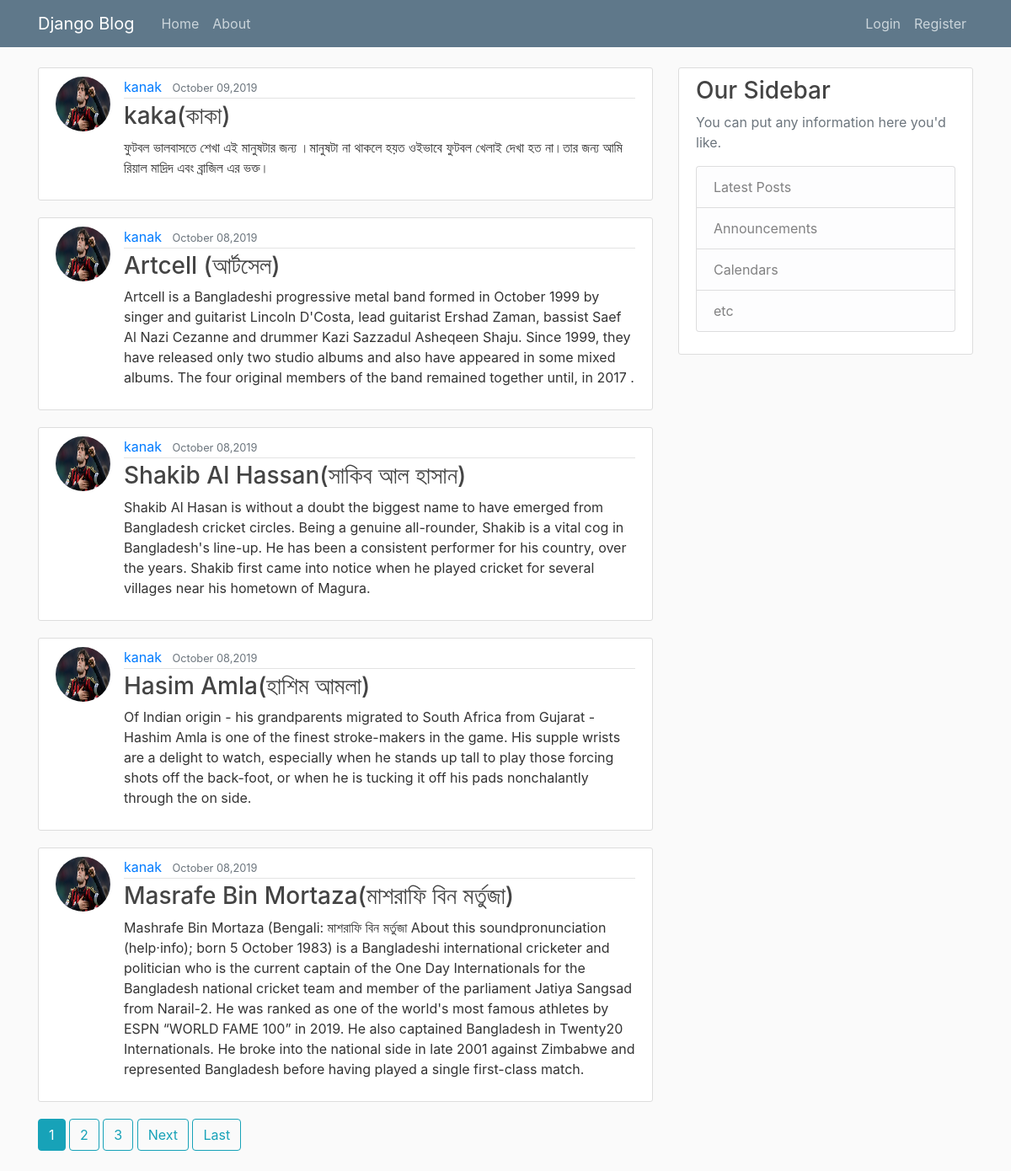
The page / on the database its author committed.
### blog/models.py (models this page shows, shortened)
class Post(models.Model):
    title=models.CharField(max_length=50)
    content=models.TextField()
    date_posted=models.DateTimeField(default=timezone.now)
    author=models.ForeignKey(User,on_delete=models.CASCADE)

### users/models.py (models this page shows, shortened)
class Profile(models.Model):
    user=models.OneToOneField(User,on_delete=models.CASCADE)
    image=models.ImageField(default='default.jpg',upload_to='profile_pics')

### blog/views.py (the view)
# urls.py: path('',PostListView.as_view(),name='home-blog'),
class PostListView(ListView):
    model=Post
    template_name='blog/home.html'
    context_object_name='posts'
    ordering=['-date_posted']
    paginate_by=5

### blog/templates/blog/home.html (shortened to what this page needs)
{% extends 'blog/base.html' %}
{% block content %}
    {% for post in posts %}
    <article class="media content-section">
      <img class="rounded-circle article-img" src="{{post.author.profile.image.url}}">
            <div class="media-body">
              <div class="article-metadata">
                  <a class="mr-2" href="{% url 'user-posts' post.author.username %}">{{ post.author }}</a>
                <small class="text-muted">{{ post.date_posted|date:"F d,Y" }}</small>
              </div>
              <h3><a class="article-title" href="{% url 'post-detail' post.id %}">{{ post.title }}</a></h3>
              <p class="article-content">{{ post.content }}</p>
            </div>
          </article>
    {% endfor %}
    {% if is_paginated %}
    {% for num in page_obj.paginator.page_range %}
      {% if page_obj.number == num %}
        <a class="btn btn-info mb-4" href="?page={{ num }}">{{ num }}</a>
      {% elif num > page_obj.number|add:'-3' and num < page_obj.number|add:'3' %}
        <a class="btn btn-outline-info mb-4" href="?page={{ num }}">{{ num }}</a>
      {% endif %}
    {% endfor %}
    {% if page_obj.has_next %}
      <a class="btn btn-outline-info mb-4" href="?page={{ page_obj.next_page_number }}">Next</a>
      <a class="btn btn-outline-info mb-4" href="?page={{ page_obj.paginator.num_pages }}">Last</a>
    {% endif %}
  {% endif %}
{% endblock content %}

### blog/templates/blog/base.html (shortened to what this page needs)
{% load static %}
<html>
    <head>
    <link rel="stylesheet" href="https://stackpath.bootstrapcdn.com/bootstrap/4.3.1/css/bootstrap.min.css">
    <link rel="stylesheet" type="text/css" href="{% static 'blog/main.css' %}">
    </head>
    <body>
            <header class="site-header">
                    <nav class="navbar navbar-expand-md navbar-dark bg-steel fixed-top">
                      <div class="container">
                        <a class="navbar-brand mr-4" href="{% url 'home-blog' %}">Django Blog</a>
                        <div class="collapse navbar-collapse" id="navbarToggle">
                          <div class="navbar-nav mr-auto">
                            <a class="nav-item nav-link" href="{% url 'home-blog' %}">Home</a>
                            <a class="nav-item nav-link" href="{% url 'home-about' %}">About</a>
                          </div>
                          <div class="navbar-nav">
                            {% if user.is_authenticated %}
                            <a class="nav-item nav-link" href="{% url 'post-create' %}">New Post</a>
                            <a class="nav-item nav-link" href="{% url 'profile' %}">Profile</a>
                            <a class="nav-item nav-link" href="{% url 'logout' %}">Logout</a>
                            {% else %}
                            <a class="nav-item nav-link" href="{% url 'login' %}">Login</a>
                            <a class="nav-item nav-link" href="{% url 'register' %}">Register</a>
                            {% endif %}
                          </div>
                        </div>
                      </div>
                    </nav>
                  </header>
    <main role="main" class="container">
  <div class="row">
    <div class="col-md-8">
      {% block content %}{% endblock %}
    </div>
    <div class="col-md-4">
      <div class="content-section">
        <h3>Our Sidebar</h3>
        <p class='text-muted'>You can put any information here you'd like.
          <ul class="list-group">
            <li class="list-group-item list-group-item-light">Latest Posts</li>
            <li class="list-group-item list-group-item-light">Announcements</li>
            <li class="list-group-item list-group-item-light">Calendars</li>
            <li class="list-group-item list-group-item-light">etc</li>
          </ul>
        </p>
      </div>
    </div>
  </div>
</main>
    </body>
</html>

### blog/static/blog/main.css (style rules this page uses)
body { background: #fafafa; color: #333333; margin-top: 5rem; }
h1, h2, h3, h4, h5, h6 { color: #444444; }
ul { margin: 0; }
.bg-steel { background-color: #5f788a; }
.site-header .navbar-nav .nav-link { color: #cbd5db; }
.content-section { background: #ffffff; padding: 10px 20px; border: 1px solid #dddddd; border-radius: 3px; margin-bottom: 20px; }
.article-title { color: #444444; }
.article-content { white-space: pre-line; }
.article-img { height: 65px; width: 65px; margin-right: 16px; }
.article-metadata { padding-bottom: 1px; margin-bottom: 4px; border-bottom: 1px solid #e3e3e3 }

### rows shown on the page
Post: author.profile.image (picture), author "kanak", date_posted "October 09,2019", title "kaka(কাকা)", content "ফুটবল ভালবাসতে শেখা এই মানুষটার জন্য ।মানুষটা না থাকলে হয়ত ওইভাবে ফুটবল খেলাই দেখা হত না।তার জন্য আমি রিয়াল মাদ্রিদ এবং ব্রাজিল এর ভক্ত।"
Post: author.profile.image (picture), author "kanak", date_posted "October 08,2019", title "Artcell (আর্টসেল)", content "Artcell is a Bangladeshi progressive metal band formed in October 1999 by singer and guitarist Lincoln D'Costa, lead guitarist Ershad Zaman, bassist Saef Al Nazi Cezanne and drummer Kazi Sazzadul Asheqeen Shaju. Since 1999, they have released only two studio albums and also have appeared in some mixed albums. The four original members of the band remained together until, in 2017 ."
Post: author.profile.image (picture), author "kanak", date_posted "October 08,2019", title "Shakib Al Hassan(সাকিব আল হাসান)", content "Shakib Al Hasan is without a doubt the biggest name to have emerged from Bangladesh cricket circles. Being a genuine all-rounder, Shakib is a vital cog in Bangladesh's line-up. He has been a consistent performer for his country, over the years. Shakib first came into notice when he played cricket for several villages near his hometown of Magura."
Post: author.profile.image (picture), author "kanak", date_posted "October 08,2019", title "Hasim Amla(হাশিম আমলা)", content "Of Indian origin - his grandparents migrated to South Africa from Gujarat - Hashim Amla is one of the finest stroke-makers in the game. His supple wrists are a delight to watch, especially when he stands up tall to play those forcing shots off the back-foot, or when he is tucking it off his pads nonchalantly through the on side."
Post: author.profile.image (picture), author "kanak", date_posted "October 08,2019", title "Masrafe Bin Mortaza(মাশরাফি বিন মর্তুজা)", content "Mashrafe Bin Mortaza (Bengali: মাশরাফি বিন মর্তুজা About this soundpronunciation (help·info); born 5 October 1983) is a Bangladeshi international cricketer and politician who is the current captain of the One Day Internationals for the Bangladesh national cricket team and member of the parliament Jatiya Sangsad from Narail-2. He was ranked as one of the world's most famous athletes by ESPN “WORLD FAME 100” in 2019. He also captained Bangladesh in Twenty20 Internationals. He broke into the national side in late 2001 against Zimbabwe and represented Bangladesh before having played a single first-class match."

### other values the page prints
{{ num }} "1"
{{ num }} "2" "3"
